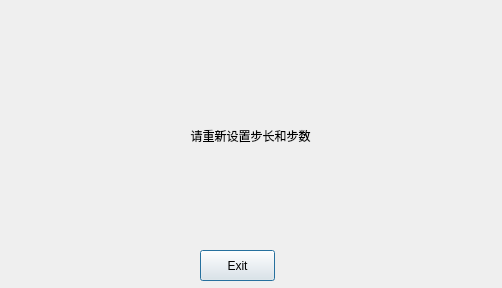
<?xml version="1.0" encoding="UTF-8"?>
<ui version="4.0">
 <class>Warning</class>
 <widget class="QDialog" name="Warning">
  <property name="geometry">
   <rect>
    <x>0</x>
    <y>0</y>
    <width>502</width>
    <height>288</height>
   </rect>
  </property>
  <property name="windowTitle">
   <string>Dialog</string>
  </property>
  <widget class="QLabel" name="label">
   <property name="geometry">
    <rect>
     <x>0</x>
     <y>50</y>
     <width>501</width>
     <height>51</height>
    </rect>
   </property>
   <property name="text">
    <string/>
   </property>
  </widget>
  <widget class="QLabel" name="label_2">
   <property name="geometry">
    <rect>
     <x>0</x>
     <y>110</y>
     <width>501</width>
     <height>51</height>
    </rect>
   </property>
   <property name="text">
    <string>请重新设置步长和步数</string>
   </property>
   <property name="alignment">
    <set>Qt::AlignCenter</set>
   </property>
  </widget>
  <widget class="QPushButton" name="pushButton">
   <property name="geometry">
    <rect>
     <x>200</x>
     <y>250</y>
     <width>75</width>
     <height>31</height>
    </rect>
   </property>
   <property name="text">
    <string>Exit</string>
   </property>
  </widget>
 </widget>
 <resources/>
 <connections/>
</ui>
